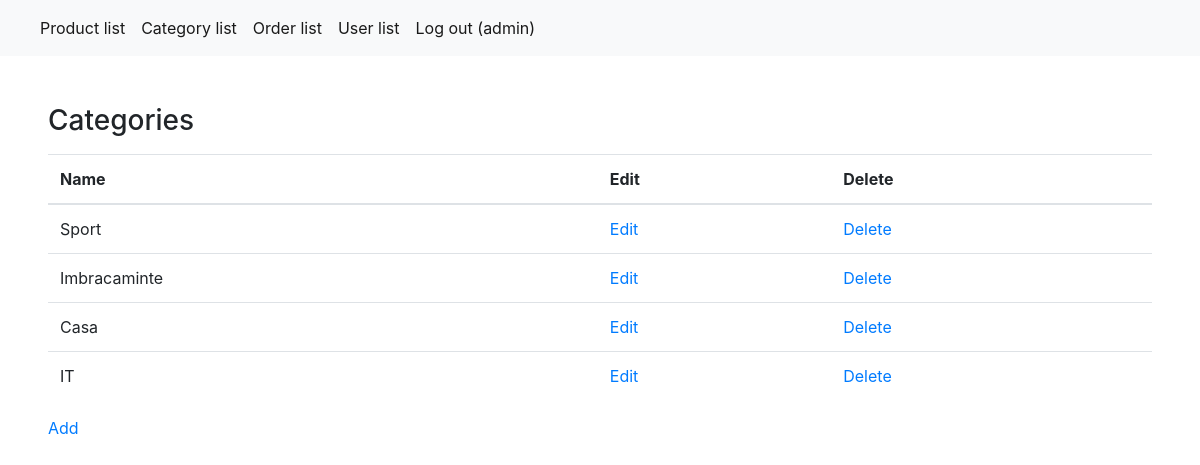
Page /admin/category_list.php (signed in) on the committed database.
### tables this page shows
CREATE TABLE `categories` (
  `id` int(10) UNSIGNED NOT NULL,
  `name` varchar(50) NOT NULL
);

### admin/include/db/database.class.php (called while the page is built, shortened)
<?php
class Database {
    public function __construct()
    {
        $opt = [
            PDO::ATTR_ERRMODE            => PDO::ERRMODE_EXCEPTION,
            PDO::ATTR_DEFAULT_FETCH_MODE => PDO::FETCH_ASSOC,
        ];
        $link = 'mysql:host=localhost;dbname=licenta;charset=utf8';
        $this->connection = new PDO($link, 'root', '', $opt);
    }
}

### admin/include/db/categories.class.php (called while the page is built, shortened)
<?php
require_once "database.class.php";
class Categories extends Database {
    public function getAll()
    {
        $query = $this->connection->query("select * from categories");
        return $query->fetchAll();
    }
}

### admin/category_list.php (the view, shortened to what this page needs)
<?php
include 'include/views/head.php';
include 'include/db/categories.class.php';
try {
    $categoriesDb = new Categories();
    $categories= $categoriesDb->getAll();
} catch(Exception $e) {
    $categoriess = [];
    $error = true;
}
?>
<body>
    <?php
    include 'include/views/menu.php';
    ?>
        <div class="container-fluid">
            <div class="row">
                <div class="col-12 p-5">
                    <h3 class="mb-3">Categories</h3>
                        <table class="table">
                            <thead>
                            <tr>
                                <th scope="col">Name</th>
                                <th scope="col">Edit</th>
                                <th scope="col">Delete</th>
                            </tr>
                            </thead>
                            <tbody>
                                <?php foreach($categories as $categ): ?>
                                    <tr>
                                        <td><?php echo $categ['name'] ?></td>
                                        <td><a href="category_edit.php?id=<?=$categ['id']?>">Edit</a></td>
                                        <td>
                                            <a href="category_list.php?id=<?=$categ['id']?>&delete_categ=<?=$categ['id']?>">Delete</a>
                                        </td>
                                    </tr>
                                <?php endforeach;?>
                            </tbody>
                        </table>
                        <a href="category_add.php?id=<?=$categ['id']?>">Add</a>
                </div>
            </div>
        </div>
</body>

### admin/css/style.css (style rules this page uses)
* { box-sizing: border-box; padding:0; margin:0; }
body, html { padding:0; margin:0; }
body, html { margin: 0; padding: 0; height: 100%; background: #ffffff !important; }

### rows in the picture
categories: name "Sport"
categories: name "Imbracaminte"
categories: name "Casa"
categories: name "IT"

### other values in the picture
$_SESSION['username'] "admin"
